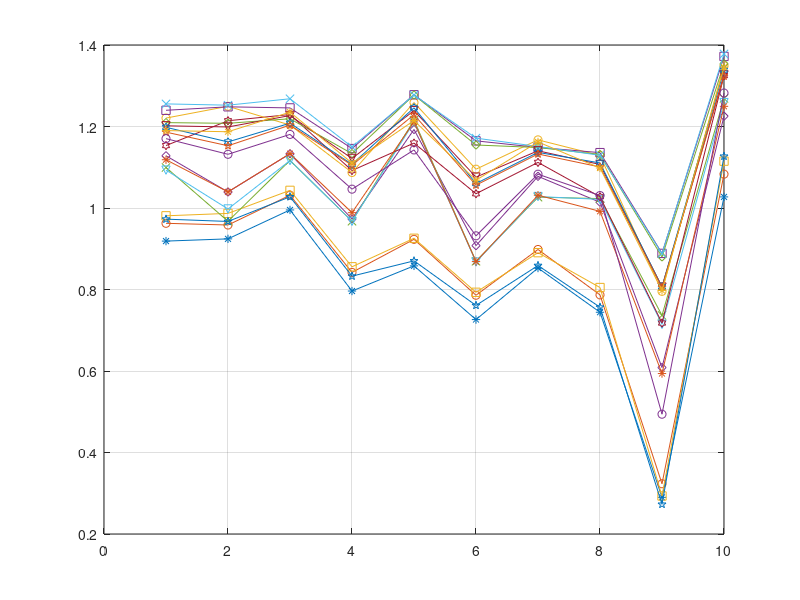

The MATLAB script that drew this image: (Note: this script raises an error after producing the figure.)
%%%choose 18 method and 8 evaluation
clear all;close all;clc
load('Q_grayscale.mat');
x=1:10;
a=zeros(18,10);
width=0.5;
met=["DWT",'DTCWT','NSCT','GFF','SR','ASR','MWGF','ICA','NSCT-SR',...
    'SSSDI','QUADTREE','DSIFT','SRCF','GFDF','BRW','MISF','CNN','MADCNN'];
	
%% QMI----------------------------------------------------------
for i=1:10
a(:,i)=Q(:,1,i);
end
figure,plot(x,a(1,:),'-*', x,a(2,:),'-o', x,a(3,:),'-s', x,a(4,:),'-d', x,a(5,:),'-x',...
    x,a(6,:),'-v', x,a(7,:),'-h', x,a(8,:),'-p', x,a(9,:),'-*', x,a(10,:),'-o',...
    x,a(11,:),'-s', x,a(12,:),'-d', x,a(13,:),'-x', x,a(14,:),'-v', x,a(15,:),'-h',...
    x,a(16,:),'-p', x,a(17,:),'-*', x,a(18,:),'-o',  'LineWidth',width);
grid on
ave = roundn(mean(a,2),-4);
for m=1:18
    str1(m)=strcat(met(m), ':', {32}, num2str(ave(m),'%.4f'));
end
legend1=legend({str1(1),str1(2),str1(3),str1(4),str1(5),...
    str1(6),str1(7),str1(8),str1(9),str1(10),str1(11),...
    str1(12),str1(13),str1(14),str1(15),...
    str1(16),str1(17),str1(18)},'Location','SouthEastOutside');
set(legend1,'FontSize',8);
axis square
set(gca,'linewidth',1.2);
title('$Q_{MI}$','Interpreter','latex','FontSize',20);
saveas(gcf,'grayscale\QMI','epsc');

%% NCIE----------------------------------------------------------
for i=1:10
a(:,i)=Q(:,2,i);
end
figure,plot(x,a(1,:),'-*', x,a(2,:),'-o', x,a(3,:),'-s', x,a(4,:),'-d', x,a(5,:),'-x',...
    x,a(6,:),'-v', x,a(7,:),'-h', x,a(8,:),'-p', x,a(9,:),'-*', x,a(10,:),'-o',...
    x,a(11,:),'-s', x,a(12,:),'-d', x,a(13,:),'-x', x,a(14,:),'-v', x,a(15,:),'-h',...
    x,a(16,:),'-p', x,a(17,:),'-*', x,a(18,:),'-o',  'LineWidth',width);
grid on
ave = roundn(mean(a,2),-4);
for m=1:18
    str2(m)=strcat(met(m), ':', {32}, num2str(ave(m),'%.4f'));
end
legend2=legend({str2(1),str2(2),str2(3),str2(4),str2(5),...
    str2(6),str2(7),str2(8),str2(9),str2(10),str2(11),...
    str2(12),str2(13),str2(14),str2(15),...
    str2(16),str2(17),str2(18)},'Location','SouthEastOutside');
set(legend2,'FontSize',8);
axis square
set(gca,'linewidth',1.2);
title('$Q_{NCIE}$','Interpreter','latex','FontSize',20);
saveas(gcf,'grayscale\QNCIE','epsc');

%% QG----------------------------------------------------------
for i=1:10
a(:,i)=Q(:,3,i);
end
figure,plot(x,a(1,:),'-*', x,a(2,:),'-o', x,a(3,:),'-s', x,a(4,:),'-d', x,a(5,:),'-x',...
    x,a(6,:),'-v', x,a(7,:),'-h', x,a(8,:),'-p', x,a(9,:),'-*', x,a(10,:),'-o',...
    x,a(11,:),'-s', x,a(12,:),'-d', x,a(13,:),'-x', x,a(14,:),'-v', x,a(15,:),'-h',...
    x,a(16,:),'-p', x,a(17,:),'-*', x,a(18,:),'-o',  'LineWidth',width);
grid on
ave = roundn(mean(a,2),-4);
for m=1:18
    str3(m)=strcat(met(m), ':', {32}, num2str(ave(m),'%.4f'));
end
legend3=legend({str3(1),str3(2),str3(3),str3(4),str3(5),...
    str3(6),str3(7),str3(8),str3(9),str3(10),str3(11),...
    str3(12),str3(13),str3(14),str3(15),...
    str3(16),str3(17),str3(18)},'Location','SouthEastOutside');
set(legend3,'FontSize',8);
axis square
set(gca,'linewidth',1.2);
title('$Q_G$','Interpreter','latex','FontSize',20);
saveas(gcf,'grayscale\QG','epsc');

%% QP----------------------------------------------------------
for i=1:10
a(:,i)=Q(:,4,i);
end
figure,plot(x,a(1,:),'-*', x,a(2,:),'-o', x,a(3,:),'-s', x,a(4,:),'-d', x,a(5,:),'-x',...
    x,a(6,:),'-v', x,a(7,:),'-h', x,a(8,:),'-p', x,a(9,:),'-*', x,a(10,:),'-o',...
    x,a(11,:),'-s', x,a(12,:),'-d', x,a(13,:),'-x', x,a(14,:),'-v', x,a(15,:),'-h',...
    x,a(16,:),'-p', x,a(17,:),'-*', x,a(18,:),'-o',  'LineWidth',width);
grid on
ave = roundn(mean(a,2),-4);
for m=1:18
    str4(m)=strcat(met(m), ':', {32}, num2str(ave(m),'%.4f'));
end
legend4=legend({str4(1),str4(2),str4(3),str4(4),str4(5),...
    str4(6),str4(7),str4(8),str4(9),str4(10),str4(11),...
    str4(12),str4(13),str4(14),str4(15),...
    str4(16),str4(17),str4(18)},'Location','SouthEastOutside');
set(legend4,'FontSize',8);
axis square
set(gca,'linewidth',1.2);
title('$Q_P$','Interpreter','latex','FontSize',20);
saveas(gcf,'grayscale\QP','epsc');

%% QE----------------------------------------------------------
for i=1:10
a(:,i)=Q(:,5,i);
end
figure,plot(x,a(1,:),'-*', x,a(2,:),'-o', x,a(3,:),'-s', x,a(4,:),'-d', x,a(5,:),'-x',...
    x,a(6,:),'-v', x,a(7,:),'-h', x,a(8,:),'-p', x,a(9,:),'-*', x,a(10,:),'-o',...
    x,a(11,:),'-s', x,a(12,:),'-d', x,a(13,:),'-x', x,a(14,:),'-v', x,a(15,:),'-h',...
    x,a(16,:),'-p', x,a(17,:),'-*', x,a(18,:),'-o',  'LineWidth',width);
grid on
ave = roundn(mean(a,2),-4);
for m=1:18
    str5(m)=strcat(met(m), ':', {32}, num2str(ave(m),'%.4f'));
end
legend5=legend({str5(1),str5(2),str5(3),str5(4),str5(5),...
    str5(6),str5(7),str5(8),str5(9),str5(10),str5(11),...
    str5(12),str5(13),str5(14),str5(15),...
    str5(16),str5(17),str5(18)},'Location','SouthEastOutside');
set(legend5,'FontSize',8);
axis square
set(gca,'linewidth',1.2);
title('$Q_E$','Interpreter','latex','FontSize',20);
saveas(gcf,'grayscale\QE','epsc');

%% QY----------------------------------------------------------
for i=1:10
a(:,i)=Q(:,6,i);
end
figure,plot(x,a(1,:),'-*', x,a(2,:),'-o', x,a(3,:),'-s', x,a(4,:),'-d', x,a(5,:),'-x',...
    x,a(6,:),'-v', x,a(7,:),'-h', x,a(8,:),'-p', x,a(9,:),'-*', x,a(10,:),'-o',...
    x,a(11,:),'-s', x,a(12,:),'-d', x,a(13,:),'-x', x,a(14,:),'-v', x,a(15,:),'-h',...
    x,a(16,:),'-p', x,a(17,:),'-*', x,a(18,:),'-o',  'LineWidth',width);
grid on
ave = roundn(mean(a,2),-4);
for m=1:18
    str6(m)=strcat(met(m), ':', {32}, num2str(ave(m),'%.4f'));
end
legend6=legend({str6(1),str6(2),str6(3),str6(4),str6(5),...
    str6(6),str6(7),str6(8),str6(9),str6(10),str6(11),...
    str6(12),str6(13),str6(14),str6(15),...
    str6(16),str6(17),str6(18)},'Location','SouthEastOutside');
set(legend6,'FontSize',8);
axis square
set(gca,'linewidth',1.2);
title('$Q_Y$','Interpreter','latex','FontSize',20);
saveas(gcf,'grayscale\QY','epsc');

%% QCB----------------------------------------------------------
for i=1:10
a(:,i)=Q(:,7,i);
end
figure,plot(x,a(1,:),'-*', x,a(2,:),'-o', x,a(3,:),'-s', x,a(4,:),'-d', x,a(5,:),'-x',...
    x,a(6,:),'-v', x,a(7,:),'-h', x,a(8,:),'-p', x,a(9,:),'-*', x,a(10,:),'-o',...
    x,a(11,:),'-s', x,a(12,:),'-d', x,a(13,:),'-x', x,a(14,:),'-v', x,a(15,:),'-h',...
    x,a(16,:),'-p', x,a(17,:),'-*', x,a(18,:),'-o',  'LineWidth',width);
grid on
ave = roundn(mean(a,2),-4);
for m=1:18
    str7(m)=strcat(met(m), ':', {32}, num2str(ave(m),'%.4f'));
end
legend7=legend({str7(1),str7(2),str7(3),str7(4),str7(5),...
    str7(6),str7(7),str7(8),str7(9),str7(10),str7(11),...
    str7(12),str7(13),str7(14),str7(15),...
    str7(16),str7(17),str7(18)},'Location','SouthEastOutside');
set(legend7,'FontSize',8);
axis square
set(gca,'linewidth',1.2);
title('$Q_{CB}$','Interpreter','latex','FontSize',20);
saveas(gcf,'grayscale\QCB','epsc');

%% QCV----------------------------------------------------------
for i=1:10
a(:,i)=-Q(:,8,i);
end
figure,plot(x,a(1,:),'-*', x,a(2,:),'-o', x,a(3,:),'-s', x,a(4,:),'-d', x,a(5,:),'-x',...
    x,a(6,:),'-v', x,a(7,:),'-h', x,a(8,:),'-p', x,a(9,:),'-*', x,a(10,:),'-o',...
    x,a(11,:),'-s', x,a(12,:),'-d', x,a(13,:),'-x', x,a(14,:),'-v', x,a(15,:),'-h',...
    x,a(16,:),'-p', x,a(17,:),'-*', x,a(18,:),'-o',  'LineWidth',width);
grid on
ave = roundn(mean(a,2),-4);
for m=1:18
    str8(m)=strcat(met(m), ':', {32}, num2str(ave(m),'%.4f'));
end
legend8=legend({str8(1),str8(2),str8(3),str8(4),str8(5),...
    str8(6),str8(7),str8(8),str8(9),str8(10),str8(11),...
    str8(12),str8(13),str8(14),str8(15),...
    str8(16),str8(17),str8(18)},'Location','SouthEastOutside');
set(legend8,'FontSize',8);
axis square
set(gca,'linewidth',1.2);
title('$-Q_{CV}$','Interpreter','latex','FontSize',20);
saveas(gcf,'grayscale\QCV','epsc');